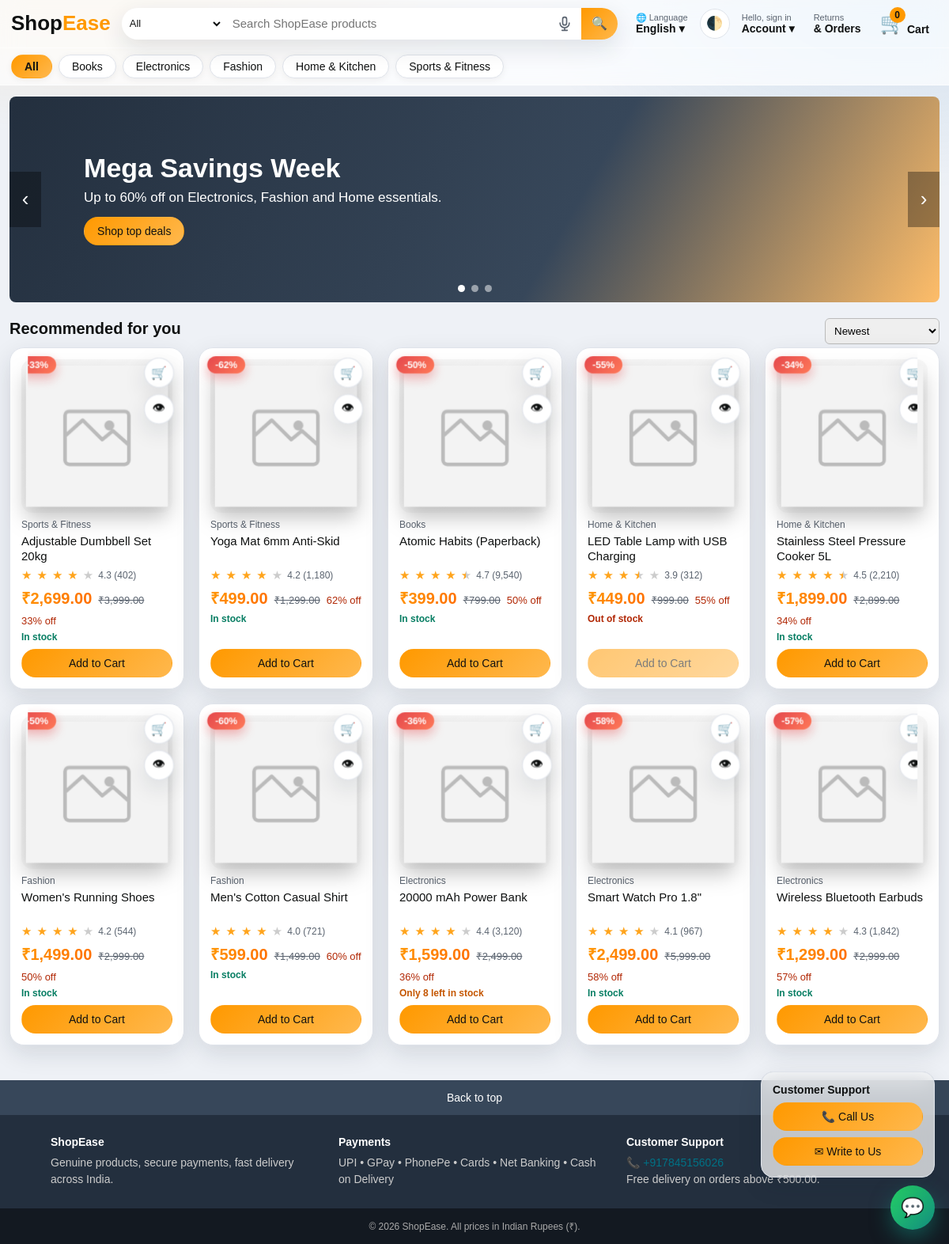
The page / on the database its author committed.
### tables this page shows
CREATE TABLE IF NOT EXISTS categories (
    category_id INT UNSIGNED AUTO_INCREMENT PRIMARY KEY,
    name        VARCHAR(100) NOT NULL,
    slug        VARCHAR(120) NOT NULL,
    UNIQUE KEY uq_categories_slug (slug)
);

CREATE TABLE IF NOT EXISTS products (
    product_id     INT UNSIGNED AUTO_INCREMENT PRIMARY KEY,
    category_id    INT UNSIGNED NOT NULL,
    name           VARCHAR(200) NOT NULL,
    description    TEXT NULL,
    specifications TEXT NULL,                     
    mrp_price      DECIMAL(10,2) NOT NULL,
    selling_price  DECIMAL(10,2) NOT NULL,
    stock_quantity INT UNSIGNED NOT NULL DEFAULT 0,
    image_path     VARCHAR(255) NULL,
    rating         DECIMAL(2,1) NOT NULL DEFAULT 4.0,
    rating_count   INT UNSIGNED NOT NULL DEFAULT 0,
    created_at     TIMESTAMP NOT NULL DEFAULT CURRENT_TIMESTAMP,
    KEY idx_products_category (category_id),
    KEY idx_products_name (name),
    KEY idx_products_stock (stock_quantity),
    CONSTRAINT fk_products_category FOREIGN KEY (category_id) REFERENCES categories(category_id) ON DELETE RESTRICT
);

### includes/lang.php (called while the page is built, shortened)
<?php
require_once __DIR__ . '/functions.php';
function lang_code(): string
{
    $l = $_SESSION['lang'] ?? ($_COOKIE['lang'] ?? 'en');
    return in_array($l, ['en', 'ta'], true) ? $l : 'en';
}
function t(string $key, array $repl = []): string
{
    static $dict = [];
    $l = lang_code();
    foreach (['en', $l] as $c) if (!isset($dict[$c])) $dict[$c] = require __DIR__ . '/../lang/' . $c . '.php';
    $s = $dict[$l][$key] ?? $dict['en'][$key] ?? $key;
    foreach ($repl as $k => $v) $s = str_replace(':' . $k, (string)$v, $s);
    return $s;
}
function cat_name(string $slug, string $fallback): string { $k = 'cat_' . $slug; $s = t($k); return $s === $k ? $fallback : $s; }

### lang/en.php (called while the page is built)
<?php
return [
    'all' => 'All', 'hello' => 'Hello', 'sign_in_short' => 'sign in', 'account' => 'Account', 'orders' => '& Orders', 'returns' => 'Returns',
    'cart' => 'Cart', 'sign_in' => 'Sign in', 'create_account' => 'Create account', 'my_orders' => 'My Orders', 'change_password' => 'Change Password',
    'whatsapp_login' => 'WhatsApp Login', 'admin_panel' => 'Admin Panel', 'sign_out' => 'Sign out', 'language' => 'Language', 'theme' => 'Toggle theme',
    'search_placeholder' => 'Search ShopEase products', 'search' => 'Search', 'voice_search' => 'Search by voice', 'listening' => 'Listening…',
    'add_to_cart' => 'Add to Cart', 'quick_view' => 'Quick view', 'buy_now' => 'Buy Now', 'in_stock' => 'In stock', 'out_of_stock' => 'Out of stock', 'only_left' => 'Only :n left in stock',
    'recommended' => 'Recommended for you', 'results_for' => 'Results for', 'no_products' => 'No products found',
    'sort_new' => 'Newest', 'sort_low' => 'Price: Low to High', 'sort_high' => 'Price: High to Low', 'sort_disc' => 'Biggest discount', 'sort_rate' => 'Top rated',
    'cat_electronics' => 'Electronics', 'cat_fashion' => 'Fashion', 'cat_home-kitchen' => 'Home & Kitchen', 'cat_books' => 'Books', 'cat_sports-fitness' => 'Sports & Fitness',
    'checkout' => 'Checkout', 'shipping_address' => 'Shipping address', 'payment_method' => 'Payment method', 'online_payment' => 'Online Payment', 'cod' => 'Cash on Delivery',
    'full_name' => 'Full name', 'mobile' => 'Mobile number', 'street' => 'Street address', 'pincode' => 'Pincode', 'city_district' => 'City / District', 'state' => 'State',
    'order_summary' => 'Order summary', 'items_total' => 'Items total', 'delivery' => 'Delivery', 'net_payable' => 'Net payable', 'free' => 'FREE',
    'support' => 'Customer Support', 'call_us' => 'Call Us', 'write_to_us' => 'Write to Us', 'send' => 'Send', 'cancel' => 'Cancel', 'close' => 'Close',
    'your_name' => 'Your name', 'your_email' => 'Your email', 'order_id_optional' => 'Order ID (optional)', 'your_query' => 'Your query',
    'cancel_order' => 'Cancel Order', 'cancel_reason' => 'Reason for cancellation', 'confirm_cancel' => 'Confirm cancellation', 'back_to_top' => 'Back to top',
];

### config/db.php (called while the page is built, shortened)
<?php
final class Database
{
    private static ?PDO $pdo = null;
    public static function getConnection(): PDO
    {
        if (self::$pdo === null) {
            $dsn = sprintf('mysql:host=%s;port=%s;dbname=%s;charset=utf8mb4', DB_HOST, DB_PORT, DB_NAME);
            try {
                self::$pdo = new PDO($dsn, DB_USER, DB_PASS, [
                    PDO::ATTR_ERRMODE            => PDO::ERRMODE_EXCEPTION,
                    PDO::ATTR_DEFAULT_FETCH_MODE => PDO::FETCH_ASSOC,
                    PDO::ATTR_EMULATE_PREPARES   => false,
                    PDO::MYSQL_ATTR_INIT_COMMAND => "SET time_zone = '+05:30'",
                ]);
            } catch (PDOException $e) {
                error_log('DB connection failed: ' . $e->getMessage());
                http_response_code(500);
                exit(APP_DEBUG ? 'Database error: ' . htmlspecialchars($e->getMessage()) : 'Service temporarily unavailable.');
            }
        }
        return self::$pdo;
    }
}

### includes/support.php (called while the page is built, shortened)
<?php
require_once __DIR__ . '/functions.php';
function support_tel(): string { return 'tel:' . preg_replace('/[^+0-9]/', '', SUPPORT_PHONE); }

### index.php (the view, shortened to what this page needs)
<?php
require_once __DIR__ . '/includes/functions.php';
$db = Database::getConnection();
$cat  = trim((string)($_GET['cat'] ?? ''));
$sort = (string)($_GET['sort'] ?? 'new');
$page = max(1, (int)($_GET['page'] ?? 1));
$per  = 12;
$where = []; $args = [];
$w = $where ? 'WHERE ' . implode(' AND ', $where) : '';
$orderBy = match ($sort) {
    'low'  => 'p.selling_price ASC',
    'high' => 'p.selling_price DESC',
    'disc' => '((p.mrp_price - p.selling_price) / p.mrp_price) DESC',
    'rate' => 'p.rating DESC',
    default => 'p.created_at DESC, p.product_id DESC',
};
$cnt = $db->prepare("SELECT COUNT(*) FROM products p JOIN categories c ON c.category_id = p.category_id $w");
$cnt->execute($args);
$total = (int)$cnt->fetchColumn();
$pages = max(1, (int)ceil($total / $per));
$page  = min($page, $pages);
$offset = ($page - 1) * $per;
$st = $db->prepare("SELECT p.*, c.name AS category_name, c.slug AS category_slug FROM products p JOIN categories c ON c.category_id = p.category_id $w ORDER BY $orderBy LIMIT $per OFFSET $offset");
$st->execute($args);
$products = $st->fetchAll();
require __DIR__ . '/includes/header.php';
?>
<?php if ($q === '' && $cat === '' && $page === 1): ?>
<section class="carousel" aria-label="Offers">
  <div class="slide s1"><h2>Mega Savings Week</h2><p>Up to 60% off on Electronics, Fashion and Home essentials.</p><a class="btn btn-orange" href="<?= url('index.php?sort=disc') ?>">Shop top deals</a></div>
  <button class="c-btn c-prev" aria-label="Previous">‹</button><button class="c-btn c-next" aria-label="Next">›</button>
  <div class="dots"></div>
</section>
<?php endif; ?>
<div style="display:flex;justify-content:space-between;align-items:center;flex-wrap:wrap;gap:8px">
  <h2 class="section-title">
    <?php if ($q !== ''): ?><?= e(t('results_for')) ?> "<?= e($q) ?>" <small style="color:#565959;font-weight:400">(<?= $total ?>)</small>
    <?php elseif ($cat !== ''): ?><?= e(cat_name($cat, ucwords(str_replace('-', ' ', $cat)))) ?>
    <?php else: ?><?= e(t('recommended')) ?><?php endif; ?>
  </h2>
  <form method="get">
    <select name="sort" onchange="this.form.submit()" style="padding:7px;border-radius:6px;border:1px solid #bbb">
      <?php foreach (['new' => t('sort_new'), 'low' => t('sort_low'), 'high' => t('sort_high'), 'disc' => t('sort_disc'), 'rate' => t('sort_rate')] as $k => $l): ?>
        <option value="<?= $k ?>" <?= $sort === $k ? 'selected' : '' ?>><?= $l ?></option>
      <?php endforeach; ?>
    </select>
  </form>
</div>
<?php if (!$products): ?>
  <div class="panel empty"><h2><?= e(t('no_products')) ?></h2><p>Try a different keyword or category.</p><a class="btn" href="<?= url('index.php') ?>">Back to store</a></div>
<?php else: ?>
<div class="grid">
<?php foreach ($products as $p):
    $off = discount_percent((float)$p['mrp_price'], (float)$p['selling_price']);
    $stock = (int)$p['stock_quantity']; ?>
  <article class="card">
    <?php if ($off > 0): ?><span class="badge-off">-<?= $off ?>%</span><?php endif; ?>
    <div class="fab">
      <button type="button" class="fab-btn" data-add-cart="<?= (int)$p['product_id'] ?>" aria-label="<?= e(t('add_to_cart')) ?>" title="<?= e(t('add_to_cart')) ?>" <?= $stock <= 0 ? 'disabled' : '' ?>>🛒</button>
      <button type="button" class="fab-btn" data-quick="<?= (int)$p['product_id'] ?>" aria-label="<?= e(t('quick_view')) ?>" title="<?= e(t('quick_view')) ?>">👁</button>
    </div>
    <a class="img skeleton" href="<?= url('product.php?id=' . (int)$p['product_id']) ?>"><img loading="lazy" src="<?= e(product_image($p['image_path'])) ?>" alt="<?= e($p['name']) ?>"></a>
    <div class="cat"><?= e(cat_name((string)$p['category_slug'], $p['category_name'])) ?></div>
    <h3><a href="<?= url('product.php?id=' . (int)$p['product_id']) ?>"><?= e($p['name']) ?></a></h3>
    <div class="rating"><?= stars_html((float)$p['rating']) ?> <span><?= number_format((float)$p['rating'], 1) ?> (<?= number_format((int)$p['rating_count']) ?>)</span></div>
    <div class="price-row">
      <span class="price"><?= money($p['selling_price']) ?></span>
      <?php if ($off > 0): ?><span class="mrp"><?= money($p['mrp_price']) ?></span><span class="off"><?= $off ?>% off</span><?php endif; ?>
    </div>
    <?php if ($stock <= 0): ?><div class="stock out"><?= e(t('out_of_stock')) ?></div>
    <?php elseif ($stock <= LOW_STOCK_THRESHOLD): ?><div class="stock low"><?= e(t('only_left', ['n' => $stock])) ?></div>
    <?php else: ?><div class="stock in"><?= e(t('in_stock')) ?></div><?php endif; ?>
    <button class="btn" data-add-cart="<?= (int)$p['product_id'] ?>" <?= $stock <= 0 ? 'disabled' : '' ?>><?= e(t('add_to_cart')) ?></button>
  </article>
<?php endforeach; ?>
</div>
<?php if ($pages > 1): ?>
<nav class="pagination" aria-label="Pages">
  <?php if ($page > 1): ?><a href="<?= e(page_url(['page' => $page - 1])) ?>">‹ Prev</a><?php endif; ?>
  <?php for ($i = max(1, $page - 2); $i <= min($pages, $page + 2); $i++): ?>
    <?= $i === $page ? '<span class="cur">' . $i . '</span>' : '<a href="' . e(page_url(['page' => $i])) . '">' . $i . '</a>' ?>
  <?php endfor; ?>
  <?php if ($page < $pages): ?><a href="<?= e(page_url(['page' => $page + 1])) ?>">Next ›</a><?php endif; ?>
</nav>
<?php endif; endif; ?>
<?php require __DIR__ . '/includes/footer.php'; ?>

### includes/header.php (shortened to what this page needs)
<?php
require_once __DIR__ . '/functions.php';
require_once __DIR__ . '/lang.php';
require_once __DIR__ . '/support.php';
$user = current_user();
$cats = Database::getConnection()->query('SELECT category_id, name, slug FROM categories ORDER BY name')->fetchAll();
$q = trim((string)($_GET['q'] ?? ''));
$activeCat = (string)($_GET['cat'] ?? '');
$L = lang_code();
?>
<!DOCTYPE html>
<html lang="<?= $L ?>" data-speech="<?= $L === 'ta' ? 'ta-IN' : 'en-IN' ?>">
<head>
<link rel="stylesheet" href="<?= BASE_URL ?>/assets/css/style.css">
<link rel="stylesheet" href="<?= BASE_URL ?>/assets/css/theme.css">
</head>
<body>
<header class="site-header">
  <div class="nav-top">
    <a class="logo" href="<?= url('index.php') ?>">Shop<span>Ease</span></a>
    <form class="search" action="<?= url('index.php') ?>" method="get" autocomplete="off" role="search">
      <select name="cat" aria-label="Category">
        <option value=""><?= e(t('all')) ?></option>
      </select>
      <input type="search" name="q" id="searchInput" value="<?= e($q) ?>" placeholder="<?= e(t('search_placeholder')) ?>" aria-label="<?= e(t('search')) ?>">
      <button type="button" id="voiceBtn" class="voice-btn" aria-label="<?= e(t('voice_search')) ?>" title="<?= e(t('voice_search')) ?>">
        <svg viewBox="0 0 24 24" width="20" height="20" fill="none" stroke="currentColor" stroke-width="2" stroke-linecap="round" stroke-linejoin="round"><rect x="9" y="2" width="6" height="12" rx="3"/><path d="M5 11a7 7 0 0 0 14 0M12 18v4M8 22h8"/></svg></button>
      <button type="submit" aria-label="<?= e(t('search')) ?>">🔍</button>
    </form>
    <div class="nav-right">
      <div class="dropdown">
        <a class="nav-link" href="#" aria-label="<?= e(t('language')) ?>"><small>🌐 <?= e(t('language')) ?></small><strong><?= $L === 'ta' ? 'தமிழ்' : 'English' ?> ▾</strong></a>
      </div>
      <button type="button" id="themeBtn" class="theme-btn" aria-label="<?= e(t('theme')) ?>" title="<?= e(t('theme')) ?>">🌓</button>
      <div class="dropdown">
        <a class="nav-link" href="<?= $user ? '#' : url('login.php') ?>">
          <small><?= e(t('hello')) ?>, <?= $user ? e(explode(' ', $user['full_name'])[0]) : e(t('sign_in_short')) ?></small>
          <strong><?= e(t('account')) ?> ▾</strong>
        </a>
      </div>
      <a class="nav-link" href="<?= url('my_orders.php') ?>"><small><?= e(t('returns')) ?></small><strong><?= e(t('orders')) ?></strong></a>
      <a class="cart-link" href="<?= url('cart.php') ?>" aria-label="<?= e(t('cart')) ?>">
        <span class="cart-icon">🛒</span><span class="cart-badge" id="cartBadge"><?= cart_count() ?></span><strong><?= e(t('cart')) ?></strong>
      </a>
    </div>
  </div>
  <nav class="nav-sub" aria-label="Categories">
    <a href="<?= url('index.php') ?>" class="<?= $activeCat === '' ? 'active' : '' ?>"><?= e(t('all')) ?></a>
    <?php foreach ($cats as $c): ?>
      <a href="<?= url('index.php?cat=' . urlencode($c['slug'])) ?>" class="<?= $activeCat === $c['slug'] ? 'active' : '' ?>"><?= e(cat_name($c['slug'], $c['name'])) ?></a>
    <?php endforeach; ?>
  </nav>
</header>
<main class="container">

### includes/functions.php (shortened to what this page needs)
<?php
require_once __DIR__ . '/../config/db.php';
function e(?string $s): string { return htmlspecialchars((string)$s, ENT_QUOTES | ENT_SUBSTITUTE, 'UTF-8'); }
function money(float|int|string $amount): string
{
    $amount = round((float)$amount, 2);
    $neg = $amount < 0 ? '-' : '';
    [$int, $dec] = explode('.', number_format(abs($amount), 2, '.', ''));
    if (strlen($int) > 3) {
        $last3 = substr($int, -3);
        $rest  = substr($int, 0, -3);
        $rest  = preg_replace('/\B(?=(\d{2})+(?!\d))/', ',', $rest);
        $int   = $rest . ',' . $last3;
    }
    return $neg . '₹' . $int . '.' . $dec;
}
function discount_percent(float $mrp, float $price): int
{
    return ($mrp > 0 && $price < $mrp) ? (int)round((($mrp - $price) / $mrp) * 100) : 0;
}
function product_image(?string $path): string
{
    return $path ? UPLOAD_URL . rawurlencode($path) : BASE_URL . '/assets/img/placeholder.svg';
}
function stars_html(float $rating): string
{
    $full = (int)floor($rating); $half = ($rating - $full) >= 0.5;
    $out = '';
    for ($i = 1; $i <= 5; $i++) {
        $out .= $i <= $full ? '<span class="star on">★</span>' : (($i === $full + 1 && $half) ? '<span class="star half">★</span>' : '<span class="star">★</span>');
    }
    return $out;
}
function url(string $path = ''): string { return BASE_URL . '/' . ltrim($path, '/'); }
function current_user(): ?array
{
    static $user = false;
    if ($user === false) {
        $user = null;
    }
    return $user;
}
function cart_count(): int { return array_sum($_SESSION['cart'] ?? []); }

### includes/footer.php (shortened to what this page needs)
</main>
<?php require_once __DIR__ . '/lang.php'; require_once __DIR__ . '/support.php'; $fu = current_user(); ?>
<footer class="site-footer">
  <a href="#top" class="to-top" onclick="window.scrollTo({top:0,behavior:'smooth'});return false;"><?= e(t('back_to_top')) ?></a>
  <div class="foot-inner">
    <div><h4>ShopEase</h4><p>Genuine products, secure payments, fast delivery across India.</p></div>
    <div><h4>Payments</h4><p>UPI • GPay • PhonePe • Cards • Net Banking • Cash on Delivery</p></div>
    <div><h4><?= e(t('support')) ?></h4><p><a href="<?= e(support_tel()) ?>">📞 <?= e(SUPPORT_PHONE) ?></a><br>Free delivery on orders above <?= e(money(FREE_DELIVERY_ABOVE)) ?>.</p></div>
  </div>
  <div class="foot-bottom">&copy; <?= date('Y') ?> ShopEase. All prices in Indian Rupees (₹).</div>
</footer>
<div class="support-widget" id="supportWidget">
  <div class="support-panel" id="supportPanel" hidden>
    <strong><?= e(t('support')) ?></strong>
    <a class="btn btn-block" href="<?= e(support_tel()) ?>">📞 <?= e(t('call_us')) ?></a>
    <button type="button" class="btn btn-orange btn-block" id="supportWrite">✉ <?= e(t('write_to_us')) ?></button>
  </div>
  <button type="button" class="support-fab" id="supportFab" aria-label="<?= e(t('support')) ?>" aria-expanded="false">💬</button>
</div>
</body>
</html>

### rows shown on the page
categories: name "Books"
categories: name "Electronics"
categories: name "Fashion"
categories: name "Home & Kitchen"
categories: name "Sports & Fitness"
products: category.name "Sports & Fitness", name "Adjustable Dumbbell Set 20kg", rating "4.3", rating_count "402", mrp_price "₹3,999.00", off "33"
products: category.name "Sports & Fitness", name "Yoga Mat 6mm Anti-Skid", rating "4.2", rating_count "1,180", mrp_price "₹1,299.00", off "62"
products: category.name "Books", name "Atomic Habits (Paperback)", rating "4.7", rating_count "9,540", mrp_price "₹799.00", off "50"
products: category.name "Home & Kitchen", name "LED Table Lamp with USB Charging", rating "3.9", rating_count "312", mrp_price "₹999.00", off "55"
products: category.name "Home & Kitchen", name "Stainless Steel Pressure Cooker 5L", rating "4.5", rating_count "2,210", mrp_price "₹2,899.00", off "34"
products: category.name "Fashion", name "Women's Running Shoes", rating "4.2", rating_count "544", mrp_price "₹2,999.00", off "50"
products: category.name "Fashion", name "Men's Cotton Casual Shirt", rating "4.0", rating_count "721", mrp_price "₹1,499.00", off "60"
products: category.name "Electronics", name "20000 mAh Power Bank", rating "4.4", rating_count "3,120", mrp_price "₹2,499.00", off "36", stock_quantity "Only 8 left in stock"
products: category.name "Electronics", name "Smart Watch Pro 1.8\"", rating "4.1", rating_count "967", mrp_price "₹5,999.00", off "58"
products: category.name "Electronics", name "Wireless Bluetooth Earbuds", rating "4.3", rating_count "1,842", mrp_price "₹2,999.00", off "57"

### other values the page prints
t('language') "Language"
t('hello') "Hello"
t('sign_in_short') "sign in"
t('account') "Account"
t('returns') "Returns"
t('orders') "& Orders"
cart_count() "0"
t('cart') "Cart"
t('all') "All"
t('recommended') "Recommended for you"
t('back_to_top') "Back to top"
t('support') "Customer Support"
SUPPORT_PHONE "+917845156026"
money(FREE_DELIVERY_ABOVE) "₹500.00"
t('call_us') "Call Us"
